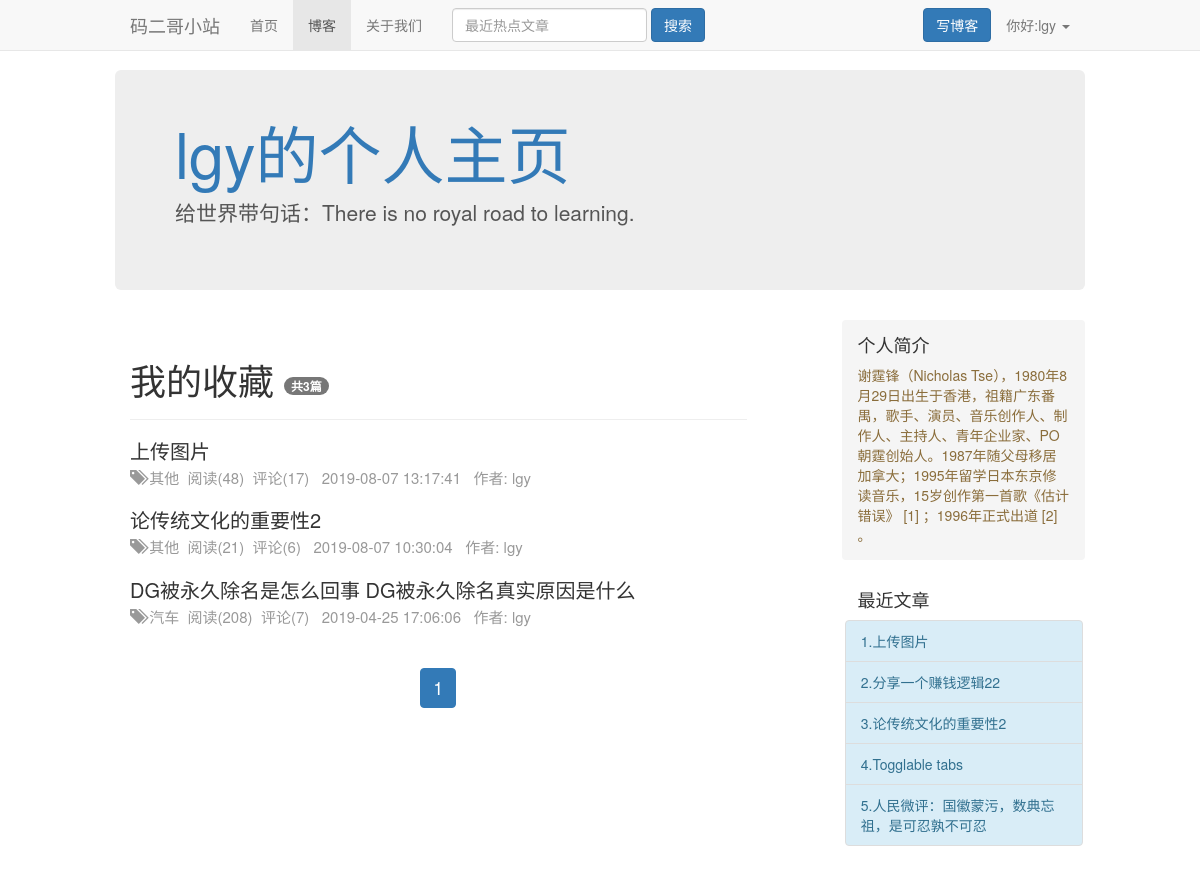
Page /user/my_favourite/ (signed in) on the committed database.
### user/models.py (models this page shows, shortened)
class Profile(models.Model):
    user = models.OneToOneField(User, related_name='user_profile', on_delete=models.CASCADE)
    nickname = models.CharField(max_length=20, null=True, default=None, verbose_name='昵称')
    profile = models.TextField(default='暂无介绍', verbose_name='个人简介')
    motto = models.CharField(max_length=100, default='正在思考中......', verbose_name='座右铭')
    class Meta:
        verbose_name = "个人信息"
        verbose_name_plural = verbose_name

### blog/models.py (models this page shows, shortened)
class Blog(models.Model):
    title = models.CharField(max_length=50, verbose_name='文章标题')
    blog_category = models.ForeignKey(BlogCategory, on_delete=models.DO_NOTHING, verbose_name='文章类型')
    content = RichTextUploadingField(verbose_name='正文')
    author = models.ForeignKey(Profile, related_name='blog_user', on_delete=models.DO_NOTHING, verbose_name='作者')
    create_time = models.DateTimeField(auto_now_add=True, verbose_name='创建时间')
    update_time = models.DateTimeField(auto_now=True)
    is_init = models.BooleanField(verbose_name='是否原创', default=True)
    init_address = models.URLField(verbose_name='原文地址', null=True, blank=True)
    is_replay = models.BooleanField(verbose_name='是否开启留言', default=True)
    aor = GenericRelation(AmountOfReading, related_query_name='blog')
    class Meta:
        verbose_name = "博客信息"
        verbose_name_plural = verbose_name
        ordering = ['-create_time']
    def get_read_count(self):
        content_type = ContentType.objects.get_for_model(Blog)
        read_record = ReadCount.objects.filter(object_id=self.id, content_type=content_type).first()
        return read_record.read_num if read_record else 0
    def get_comment_count(self):
        return Comment.objects.filter(blog=self, parent=None).all().count()

class BlogCategory(models.Model):
    category_name = models.CharField(max_length=15, verbose_name='文章类型')
    class Meta:
        verbose_name = "文章分类"
        verbose_name_plural = verbose_name
    def __str__(self):
        return self.category_name

### statistic/models.py (models this page shows, shortened)
class ReadCount(models.Model):
    read_num = models.IntegerField(default=0)
    content_type = models.ForeignKey(to=ContentType, on_delete=models.DO_NOTHING)
    object_id = models.PositiveIntegerField()
    content_object = GenericForeignKey('content_type', 'object_id')
    class Meta:
        verbose_name = "阅读统计"
        verbose_name_plural = verbose_name

### user/views.py (the view)
# urls.py: path('my_favourite/', my_favourite, name='my_favourite'),
def my_favourite(request):
    if request.user.is_authenticated:
        fr = FavouriteRecord.objects.filter(profile__user=request.user).order_by('-liked_time').values('object_id')
        blogs=[]
        for i in fr:
            blogs.append(Blog.objects.get(id=i['object_id']))
        dic = get_pub_data(request, blogs)
        dic['blogs_recent'] = get_recent_blogs(request)
        dic['author'] = request.user.user_profile
        return render(request, 'my_favourite.html', dic)
    else:
        return redirect(reverse('login'))

### blog/utils.py (called while the page is built)
def get_page(request, obj):
    paginator = Paginator(obj, settings.PAGINATION_SETTINGS['PER_PAGE'])
    page = request.GET.get(settings.PAGINATION_SETTINGS['KEY_WORD'])
    obj_list = paginator.get_page(page)
    current_page = obj_list.number
    page_range = list(range(max(current_page-2, 1), current_page))+list(range(current_page, min(current_page+2, paginator.num_pages)+1))
    if page_range[0] >= 2:
        if page_range[0]-2 > 0:
            page_range.insert(0, '...')
        page_range.insert(0, 1)
    if page_range[-1] < paginator.num_pages:
        if paginator.num_pages - page_range[-1] > 1:
            page_range.append('...')
        page_range.append(paginator.num_pages)
    return obj_list, page_range

### blog/views.py (called while the page is built)
def get_pub_data(request, obj):
    blog_category = BlogCategory.objects.all()
    blog_dates = Blog.objects.dates('create_time', 'month', 'DESC')
    blog_dates_dic = {}
    for blog_date in blog_dates:
        c = Blog.objects.filter(create_time__year=blog_date.year, create_time__month=blog_date.month).count
        blog_dates_dic[blog_date] = c
    dic = {'blog_category': blog_category, 'blog_dates': blog_dates_dic, }
    if obj:
        blogs, page_range = get_page(request, obj)
        dic['blogs'] = blogs
        dic['page_range'] = page_range
    return dic

### user/views.py (called while the page is built)
def get_recent_blogs(request):
    blogs_recent = Blog.objects.filter(author__user=request.user).all().order_by('-create_time')[:5]
    return blogs_recent

### templates/my_favourite.html (shortened to what this page needs)
{% extends 'homepage.html' %}
{% load staticfiles %}
{% block homepage_left_content %}
        <div class="page-header">
          <h1>我的收藏   <span class="badge">共{% if blogs.length %}0{% else %}{{ blogs.paginator.count }}{% endif %}篇</span></h1>
        </div>
            {% for blog in blogs %}
          <div class="blog-post">
          <a href="{% url 'blog_detail' blog.pk %}">
            <h3 class="blog-post-title">{{ blog.title }}</h3>
          </a>
            <p class="blog-post-meta" style="font-size: smaller"><span class="glyphicon glyphicon-tags" aria-hidden="true"></span> {{ blog.blog_category }} &nbsp;阅读({{ blog.get_read_count }}) &nbsp;评论({{ blog.get_comment_count }}) &nbsp; {{ blog.create_time|date:'Y-m-d H:i:s' }} &nbsp; 作者: {{ blog.author.user }}</p>
          </div>
                {% empty %}
                暂无博客，敬请期待！
            {% endfor %}
{% endblock %}

### templates/homepage.html (shortened to what this page needs)
{% extends 'base.html' %}
{% load staticfiles %}
{% block active %}
    <li><a href="{% url 'index' %}">首页</a></li>
    <li class="active"><a href="{% url 'blog' %}">博客</a></li>
    <li><a href="{% url 'aboutus' %}">关于我们</a></li>
{% endblock %}
{% block content %}
<div class="row">
    <div class="jumbotron">
        <h1><a href="{% url 'homepage' author.id %}" style="text-decoration: none;" data-toggle="tooltip" data-placement="top" title="点击返回个人主页">{{ author.user.username }}的个人主页</a></h1>
                <p>给世界带句话：{{ author.motto }}</p>
    </div>
</div>
      <div class="row">
        <div class="col-sm-8 blog-main">
        {% block homepage_left_content %}{% endblock %}
<nav aria-label="Page navigation" class="text-center">
  <ul class="pagination">
  {% for i in page_range %}
      {% ifequal i '...' %}
          <li><a href="">{{ i }}</a></li>
      {% else %}
            {% ifequal i blogs.number %}
                <li class="active"><a href="">{{ i }}</a></li>
            {% else %}
                <li><a href="?page={{ i }}">{{ i }}</a></li>
            {% endifequal %}
      {% endifequal %}
  {% endfor %}
  </ul>
</nav>
        </div>
        <div class="col-sm-3 col-sm-offset-1 blog-sidebar">
            <div class="sidebar-module sidebar-module-inset">
            <h4>个人简介</h4>
            <p class="text-warning">{{ author.profile }}</p>
          </div>
            <div class="sidebar-module">
            <h4>最近文章</h4>
            <div class="list-group" style="width: 112%;margin-left: -6%;">
              {% for i in blogs_recent %}
                      <a href="{% url 'homepage_blog_detail' i.id %}" class="list-group-item list-group-item-info">{{ forloop.counter }}.{{ i.title|truncatechars:23 }}</a>
                  {% empty %}
                  暂无分类
              {% endfor %}
            </div>
          </div>
        </div>
      </div>
{% endblock %}

### templates/base.html (shortened to what this page needs)
{% load staticfiles %}
{% load notifications_tags %}
{% notifications_unread as unread_count %}
<!DOCTYPE html>
<html lang="zh-CN">
  <head>
    <link href="{% static 'bootstrap-3.3.7/css/bootstrap.min.css' %}" rel="stylesheet">
    <link href="{% static 'css/blog.css' %}" rel="stylesheet">
  </head>
  <body>
    <nav class="navbar navbar-default navbar-fixed-top">
      <div class="container">
        <div class="navbar-header">
          <a class="navbar-brand" href="{% url 'index' %}">码二哥小站</a>
        </div>
        <div id="navbar" class="navbar-collapse collapse">
          <ul class="nav navbar-nav">
              {% block active %}{% endblock %}
          </ul>
         <form class="navbar-form navbar-left" method="get" action="{% url 'search' %}">
            <div class="form-group">
              <input name="keyword" type="text" class="form-control" placeholder="最近热点文章">
            </div>
            <input type="submit" class="btn btn-primary" value="搜索"/>
          </form>
        {% if request.user.is_authenticated %}
          <ul class="nav navbar-nav navbar-right">
            <li class="dropdown">
              <a href="#" class="dropdown-toggle" data-toggle="dropdown" role="button" aria-haspopup="true" aria-expanded="false">你好:{{ request.user.username }}
                  <span class="caret" id="user_info" ></span>
              </a>
            </li>
          </ul>
        {% else %}
          <ul class="nav navbar-nav navbar-right">
            <li><a href="{% url 'login' %}"><span style="color: #0f74a8">点击登录/注册</span></a></li>
          </ul>
        {% endif %}
          <a type="button" class="btn btn-primary navbar-btn pull-right" href="{% url 'generate' %}">
          写博客
         </a>
        </div>
      </div>
    </nav>
    <div class="container">
    {% block content %}{% endblock %}
    </div>
</body>
</html>

### static/css/blog.css (style rules this page uses)
body { color: #555; padding-top: 70px; min-height: 100%; }
h1, .h1, h2, .h2, h3, .h3, h4, .h4, h5, .h5, h6, .h6 { margin-top: 0; font-family: "Helvetica Neue", Helvetica, Arial, sans-serif; font-weight: normal; color: #333; }
@media (min-width: 1200px) { .container { width: 970px; } }
.blog-main { font-size: 18px; line-height: 1.5; }
.sidebar-module { padding: 15px; margin: 0 -15px 15px; }
.sidebar-module-inset { padding: 15px; background-color: #f5f5f5; border-radius: 4px; }
.sidebar-module-inset p:last-child, .sidebar-module-inset ul:last-child, .sidebar-module-inset ol:last-child { margin-bottom: 0; }
.blog-post { margin-bottom: 5px; }
.blog-post-title { margin-bottom: 5px; font-size: 20px; }
.blog-post-meta { margin-bottom: 20px; color: #999; }

### rows in the picture
Profile: user.username "lgy", motto "There is no royal road to learning.", profile "谢霆锋（Nicholas Tse），1980年8月29日出生于香港，祖籍广东番禺，歌手、演员、音乐创作人、制作人、主持人、青年企业家、PO朝霆创始人。1987年随父母移居加拿大；1995年留学日本东京修读音乐，15岁创作第一首歌《估计错误》 [1] ；1996年正式出道 [2] 。"
Blog: title "上传图片", blog_category "其他", get_read_count "48", get_comment_count "17", create_time "2019-08-07 13:17:41", author.user "lgy"
Blog: title "论传统文化的重要性2", blog_category "其他", get_read_count "21", get_comment_count "6", create_time "2019-08-07 10:30:04", author.user "lgy"
Blog: title "DG被永久除名是怎么回事 DG被永久除名真实原因是什么", blog_category "汽车", get_read_count "208", get_comment_count "7", create_time "2019-04-25 17:06:06", author.user "lgy"
Blog: title "分享一个赚钱逻辑22"
Blog: title "Togglable tabs"
Blog: title "人民微评：国徽蒙污，数典忘祖，是可忍孰不可忍"

### other values in the picture
{{ request.user.username }} "lgy"
{{ blogs.paginator.count }} "3"
{{ i }} "1"
